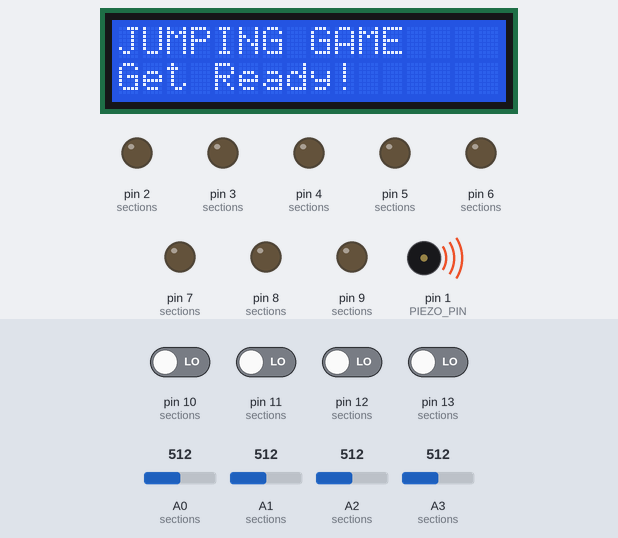
The sketch below on a simulated Arduino Uno, built with avr-gcc and run on an emulated ATmega328P. Parts: 16×2 character LCD, output pins drawn as LEDs (lit = HIGH), buzzer (waves = sounding). Dashed ring = blinking. The inputs (shaded band) are chosen by the test bench; at power-on: pin 10 (sections), pin 11 (sections), pin 12 (sections), pin 13 (sections) LOW, A0 (sections) = 512, A1 (sections) = 512, A2 (sections) = 512, A3 (sections) = 512. Random numbers use the default seed unless the sketch sets one.

Above: at 0.6 s.
At 2.3 s:
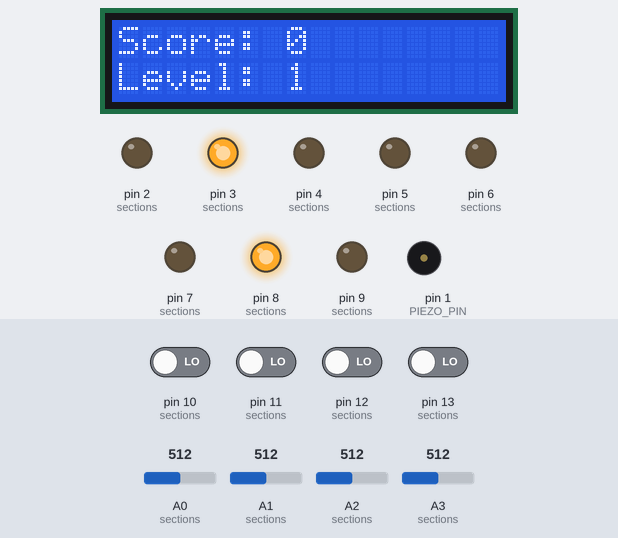
2.4 s: pin 10 (sections) driven HIGH
At 3.4 s:
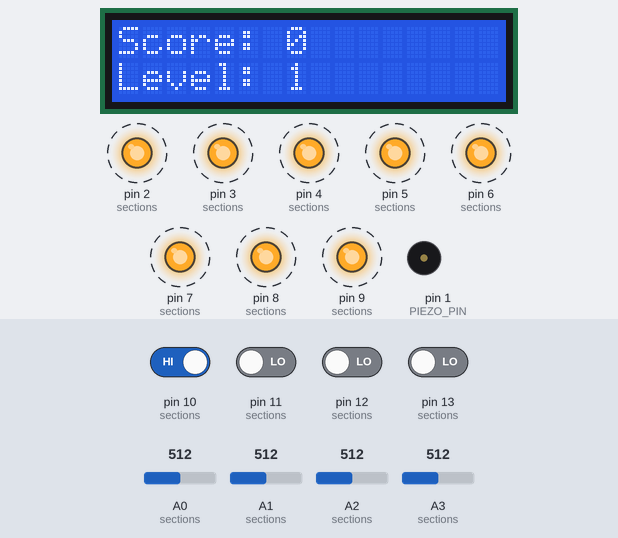
At 6.1 s:
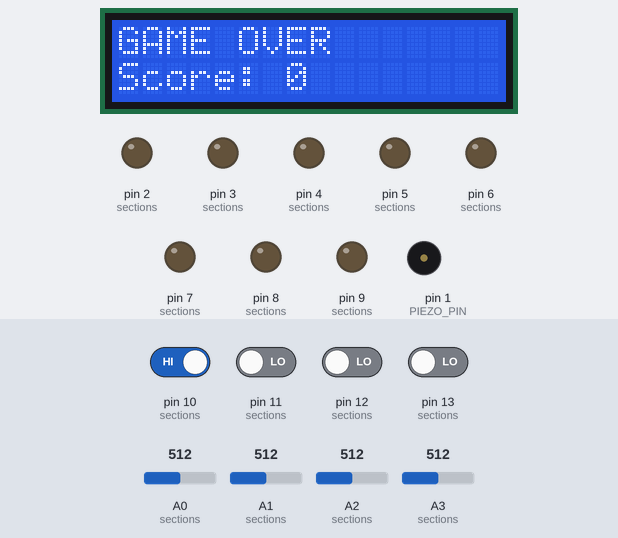
Timing chart, 0 to 7.6 s (numbered marks = the images above; inputs shaded):
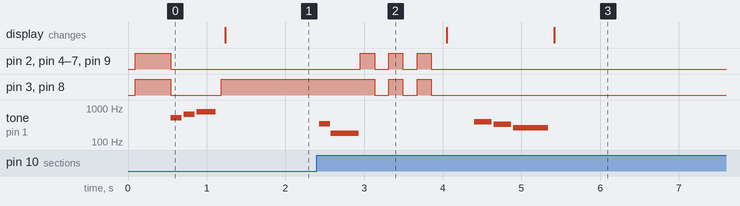

Measured:
- by itself, pin 3 (sections), pin 8 (sections): alternates HIGH for 0.18 s and LOW for 0.18 s, 5 changes in all, then stays LOW
- by itself, tone on pin 1 (PIEZO_PIN): plays 349 Hz for 0.14 s, 180 Hz for 0.35 s, 392 Hz for 0.22 s, 330 Hz for 0.22 s, 262 Hz for 0.45 s
- by itself, pin 2 (sections), pin 4 (sections), pin 5 (sections), pin 6 (sections), pin 7 (sections), pin 9 (sections): alternates HIGH for 0.18 s and LOW for 0.18 s, 6 changes in all, then stays LOW

The sketch:

jumping_surface.ino
```cpp
#include <Arduino.h>
#include <Adafruit_LiquidCrystal.h>
#include <EEPROM.h>
#include "src/Game.h"
#include "src/outputs/BuzzerManager.h"
#include "src/outputs/LedManager.h"
#include "src/outputs/LcdManager.h"
#include "src/inputs/FsrManager.h"

BuzzerManager buzzerManager;
LedManager ledManager;
LcdManager LcdManager;
FsrManager fsrManager;

Game game(
    buzzerManager,
    ledManager,
    LcdManager,
    fsrManager
);

void setup()
{
    game.begin();
}

void loop()
{
    game.update();
}
```

Constants.cpp
```cpp
#include "Constants.h"

const unsigned long INITIAL_ROUND_TIME_MS = 10000UL;
const unsigned long FSR_DEBOUNCE_MS = 25UL;

const int FSR_ANALOG_THRESHOLD = 300;

// Piezo moved to D1.
// Disconnect it while uploading if necessary.
const int PIEZO_PIN = 1;

// Tinkercad: MCP23008-based, address 32 (0x20).
Adafruit_LiquidCrystal lcd(0);

const Section sections[FSR_COUNT] =
{
    {1, 9, 13, 262},  // Do
    {2, 8, 12, 294},  // Re
    {3, 7, 11, 330},  // Mi
    {4, 6, 10, 349},  // Fa
    {5, 5, A0, 392},  // Sol
    {6, 4, A1, 440},  // La
    {7, 3, A3, 494},  // Si
    {8, 2, A2, 523}   // Do
};
```

Constants.h
```cpp
#ifndef CONSTANTS_H
#define CONSTANTS_H

#include <Arduino.h>
#include <Adafruit_LiquidCrystal.h>
#include "Section.h"

#define FSR_COUNT 8
#define MAX_LEDS_PER_ROUND 7

#define SPEED_MUL 1.15f
#define POINTS_MUL 1.20f

extern const unsigned long INITIAL_ROUND_TIME_MS;
extern const unsigned long FSR_DEBOUNCE_MS;
extern const int FSR_ANALOG_THRESHOLD;

extern const int PIEZO_PIN;
extern Adafruit_LiquidCrystal lcd;
extern const Section sections[FSR_COUNT];

#endif
```

Game.cpp
```cpp
#include "Game.h"
Game::Game(
    BuzzerManager& buzzerManager,
    LedManager& ledManager,
    LcdManager& LcdManager,
    FsrManager& fsrManager
)
    : buzzer(buzzerManager),
      leds(ledManager),
      display(LcdManager),
      fsr(fsrManager)
{
    score = 0;
    level = 1;
    pointsInCurrentLevel = 0;
    pointsToNextLevel = 10;
    ledsPerRound = 2;
    speed = 1.0f;
    gameOver = false;
    for (int i = 0; i < FSR_COUNT; i++)
    {
        target[i] = false;
    }
}
void Game::begin()
{
    for (int i = 0; i < FSR_COUNT; i++)
    {
        pinMode(sections[i].fsrPin, INPUT);
    }
    buzzer.begin();
    leds.begin();
    display.begin();
    display.startGame();
    leds.startGame();
    buzzer.startGame();
    display.showScore(score, level);
    fsr.resetSensorStates();
}
void Game::update()
{
    if (gameOver)
        return;
    playRound();
}
// -------------------------------------------------
// ROUND MANAGEMENT
// -------------------------------------------------
void Game::clearRound()
{
    leds.allOff();
    for (int i = 0; i < FSR_COUNT; i++)
    {
        target[i] = false;
    }
}
void Game::prepareRound()
{
    clearRound();
    int order[FSR_COUNT];
    for (int i = 0; i < FSR_COUNT; i++)
    {
        order[i] = i;
    }
    // Fisher-Yates shuffle.
    for (int i = FSR_COUNT - 1; i > 0; i--)
    {
        int j = random(0, i + 1);
        int temp = order[i];
        order[i] = order[j];
        order[j] = temp;
    }
    // Turn on selected LEDs.
    for (int i = 0; i < ledsPerRound; i++)
    {
        int sectionIndex = order[i];
        target[sectionIndex] = true;
        leds.setLed(
            sections[sectionIndex].ledPin,
            true
        );
    }
    fsr.resetSensorStates();
}
void Game::playRound()
{
    prepareRound();
    display.showScore(score, level);
    const unsigned long roundDuration =
        (unsigned long)(INITIAL_ROUND_TIME_MS / speed);
    const unsigned long startTime = millis();
    int correctPresses = 0;
    while (
        (millis() - startTime) < roundDuration &&
        correctPresses < ledsPerRound
    )
    {
        for (int i = 0; i < FSR_COUNT; i++)
        {
            if (!fsr.newPressDetected(i))
                continue;
            // Play the musical note of this section.
            buzzer.playSectionSound(
                sections[i].soundFrequency
            );
            // Wrong: game over.
            if (!target[i])
            {
                delay(150);
                finishGame();
                return;
            }
            correctPresses++;
            score++;
            pointsInCurrentLevel++;
            leds.setLed(
                sections[i].ledPin,
                false
            );
            display.showScore(score, level);
        }
        delay(2);
    }
    // Not all target sensors were pressed in time.
    if (correctPresses < ledsPerRound)
    {
        finishGame();
        return;
    }
    leds.allOff();
    buzzer.successJump();
    leds.successJump();
    advanceLevelsIfNeeded();
}

void Game::advanceLevelsIfNeeded()
{
    while (pointsInCurrentLevel >= pointsToNextLevel)
    {
        pointsInCurrentLevel -= pointsToNextLevel;
        level++;
        pointsToNextLevel =
            (int)(pointsToNextLevel * POINTS_MUL + 0.5f);
        bool increasedLedCount = false;
        // Increase the number of LEDs at levels:
        // 4, 7, 10, 13, ...
        if (
            level > 1 &&
            level % 3 == 1 &&
            ledsPerRound < MAX_LEDS_PER_ROUND
        )
        {
            ledsPerRound++;
            increasedLedCount = true;
        }
        // Otherwise increase speed.
        if (!increasedLedCount)
        {
            speed *= SPEED_MUL;
        }
        buzzer.advanceLevel();
        leds.advanceLevel();
        display.advanceLevel();
        delay(700);
        display.showScore(score, level);
    }
}
void Game::finishGame()
{
    gameOver = true;
    buzzer.wrong();
    leds.wrong();
    display.wrong();
    delay(350);
    buzzer.endGame();
    leds.endGame();
    display.endGame();
    display.showFinalScore(score);
}
```

Game.h
```cpp
#ifndef GAME_H
#define GAME_H

#include "Constants.h"
#include "outputs/BuzzerManager.h"
#include "outputs/LedManager.h"
#include "outputs/LcdManager.h"
#include "inputs/FsrManager.h"

class Game
{
private:
    BuzzerManager& buzzer;
    LedManager& leds;
    LcdManager& display;
    FsrManager& fsr;

    int score;
    int level;
    int pointsInCurrentLevel;
    int pointsToNextLevel;

    int ledsPerRound;
    float speed;
    bool gameOver;

    bool target[FSR_COUNT];
    bool lastRawState[FSR_COUNT];
    bool stableState[FSR_COUNT];
    unsigned long lastRawChangeAt[FSR_COUNT];

public:
    Game(BuzzerManager& buzzerManager, LedManager& ledManager, LcdManager& LcdManager, FsrManager& fsrManager);

    void begin();
    void update();

private:
    void clearRound();
    void prepareRound();
    void playRound();
    void advanceLevelsIfNeeded();
    void finishGame();
};

#endif
```

Section.h
```cpp
#ifndef SECTION_H
#define SECTION_H

#include <Arduino.h>

struct Section
{
    const byte sectionId;
    const byte ledPin;
    const byte fsrPin;
    const unsigned int soundFrequency;
};

#endif
```

FsrManager.cpp
```cpp
#include "FsrManager.h"

void FsrManager::begin()
{
    resetSensorStates();
}

bool FsrManager::isAnalogSensorPin(byte pin) const
{
    return pin == A0 ||
           pin == A1 ||
           pin == A2 ||
           pin == A3;
}

bool FsrManager::readSensor(int index) const
{
    const byte pin = sections[index].fsrPin;

    if (isAnalogSensorPin(pin))
    {
        return analogRead(pin) >= FSR_ANALOG_THRESHOLD;
    }

    return digitalRead(pin) == HIGH;
}

void FsrManager::resetSensorStates()
{
    unsigned long now = millis();

    for (int i = 0; i < FSR_COUNT; i++)
    {
        bool current = readSensor(i);

        lastRawState[i] = current;
        stableState[i] = current;
        lastRawChangeAt[i] = now;
    }
}

bool FsrManager::newPressDetected(int index)
{
    bool rawState = readSensor(index);
    unsigned long now = millis();

    if (rawState != lastRawState[index])
    {
        lastRawState[index] = rawState;
        lastRawChangeAt[index] = now;
    }

    if ((now - lastRawChangeAt[index]) >= FSR_DEBOUNCE_MS &&
        stableState[index] != lastRawState[index])
    {
        stableState[index] = lastRawState[index];
        return stableState[index];
    }

    return false;
}
```

FsrManager.h
```cpp
#ifndef FSR_MANAGER_H
#define FSR_MANAGER_H

#include <Arduino.h>
#include "../Constants.h"

class FsrManager
{
public:
    void begin();
    bool isAnalogSensorPin(byte pin) const;
    bool readSensor(int index) const;
    void resetSensorStates();
    bool newPressDetected(int index);

private:
    bool lastRawState[FSR_COUNT];
    bool stableState[FSR_COUNT];
    unsigned long lastRawChangeAt[FSR_COUNT];
};

#endif
```

BuzzerManager.cpp
```cpp
#include "BuzzerManager.h"

void BuzzerManager::begin()
{
    pinMode(PIEZO_PIN, OUTPUT);
    noTone(PIEZO_PIN);
    digitalWrite(PIEZO_PIN, LOW);
}

void BuzzerManager::startGame()
{
    playNote(523, 140);
    playNote(659, 140);
        playNote(784, 240);
}

void BuzzerManager::endGame()
{
    playNote(392, 220);
    playNote(330, 220);
        playNote(262, 450);
}

void BuzzerManager::wrong()
{
    playNote(180, 350);
}

void BuzzerManager::successJump()
{
    playNote(784, 100);
}

void BuzzerManager::advanceLevel()
{
    playNote(523, 100);
    playNote(659, 100);
    playNote(784, 220);
}

void BuzzerManager::playSectionSound(unsigned int frequency)
{
        tone(PIEZO_PIN, frequency, 140);
}

void BuzzerManager::playNote(unsigned int frequency, unsigned int durationMs)
    {
        tone(PIEZO_PIN, frequency, durationMs);
        delay(durationMs + 25);
        noTone(PIEZO_PIN);
        digitalWrite(PIEZO_PIN, LOW);
    }
```

BuzzerManager.h
```cpp
#ifndef BUZZER_MANAGER_H
#define BUZZER_MANAGER_H

#include "IGameLifecycle.h"

class BuzzerManager : public IGameLifecycle
{
public:
    void begin() override;
    void startGame() override;
    void endGame() override;
    void wrong() override;
    void successJump() override;
    void advanceLevel() override;
    void playSectionSound(unsigned int frequency);

private:
    void playNote(unsigned int frequency, unsigned int durationMs);
};

#endif
```

IGameLifecycle.h
```cpp
#ifndef INTERFACE_H
#define INTERFACE_H

#include <Arduino.h>
#include "../Constants.h"

class IGameLifecycle
{
public:
    virtual void begin() = 0;
    virtual void startGame() = 0;
    virtual void endGame() = 0;
    virtual void wrong() = 0;
    virtual void successJump() = 0;
    virtual void advanceLevel() = 0;

    virtual ~IGameLifecycle() = default;
};

#endif
```

LedManager.cpp
```cpp
#include "LedManager.h"
void LedManager::begin()
{
    for (int i = 0; i < FSR_COUNT; i++)
    {
        pinMode(sections[i].ledPin, OUTPUT);
    }
    allOff();
}
void LedManager::allOff()
{
    for (int i = 0; i < FSR_COUNT; i++)
    {
        digitalWrite(sections[i].ledPin, LOW);
    }
}
void LedManager::setLed(int ledPin, bool turnOn)
{
    digitalWrite(ledPin, turnOn ? HIGH : LOW);
}
void LedManager::startGame()
{
    allOn();
    delay(450);
    allOff();
}
void LedManager::endGame()
{
    allOff();
}
void LedManager::wrong()
{
    for (int repeat = 0; repeat < 3; repeat++)
    {
        allOn();
        delay(180);
        allOff();
        delay(180);
    }
}
void LedManager::successJump()
{
    allOn();
    delay(100);
    allOff();
}
void LedManager::advanceLevel()
{
    for (int repeat = 0; repeat < 2; repeat++)
    {
        allOn();
        delay(140);
        allOff();
        delay(140);
    }
}
void LedManager::allOn()
{
    for (int i = 0; i < FSR_COUNT; i++)
    {
        digitalWrite(sections[i].ledPin, HIGH);
    }
}
```

LedManager.h
```cpp
#ifndef LED_MANAGER_H
#define LED_MANAGER_H

#include "IGameLifecycle.h"

class LedManager : public IGameLifecycle
{
public:
    void begin() override;
    void allOff();
    void setLed(int ledPin, bool turnOn);
    void startGame() override;
    void endGame() override;
    void wrong() override;
    void successJump() override;
    void advanceLevel() override;

private:
    void allOn();
};

#endif
```

LcdManager.cpp
```cpp
#include "LcdManager.h"

void LcdManager::begin()
{
    lcd.begin(16, 2);
    lcd.setBacklight(1);
    lcd.clear();
}
void LcdManager::startGame()
{
    showMessage("JUMPING GAME", "Get Ready!");
}
void LcdManager::endGame()
{
    showMessage("GAME OVER", "Thanks for play");
}
void LcdManager::wrong()
{
    showMessage("WRONG!", "Game Over");
}
void LcdManager::successJump()
{
    showMessage("ROUND COMPLETE", "Well done!");
}
void LcdManager::advanceLevel()
{
    showMessage("LEVEL UP!", "Get Ready!");
}
void LcdManager::showScore(int score, int level)
{
    lcd.setCursor(0, 0);
    lcd.print("                ");
    lcd.setCursor(0, 0);
    lcd.print("Score: ");
    lcd.print(score);
    lcd.setCursor(0, 1);
    lcd.print("                ");
    lcd.setCursor(0, 1);
    lcd.print("Level: ");
    lcd.print(level);
}
void LcdManager::showFinalScore(int score)
{
    lcd.clear();
    lcd.setCursor(0, 0);
    lcd.print("GAME OVER");
    lcd.setCursor(0, 1);
    lcd.print("Score: ");
    lcd.print(score);
}
void LcdManager::showMessage(const char* line1, const char* line2)
{
    lcd.clear();
    lcd.setCursor(0, 0);
    lcd.print(line1);
    lcd.setCursor(0, 1);
    lcd.print(line2);
}
```

LcdManager.h
```cpp
#ifndef LCD_MANAGER_H
#define LCD_MANAGER_H

#include "IGameLifecycle.h"

class LcdManager : public IGameLifecycle
{
public:
    void begin() override;
    void startGame() override;
    void endGame() override;
    void wrong() override;
    void successJump() override;
    void advanceLevel() override;
    void showScore(int score, int level);
    void showFinalScore(int score);

private:
    void showMessage(const char* line1, const char* line2);
};

#endif
```
